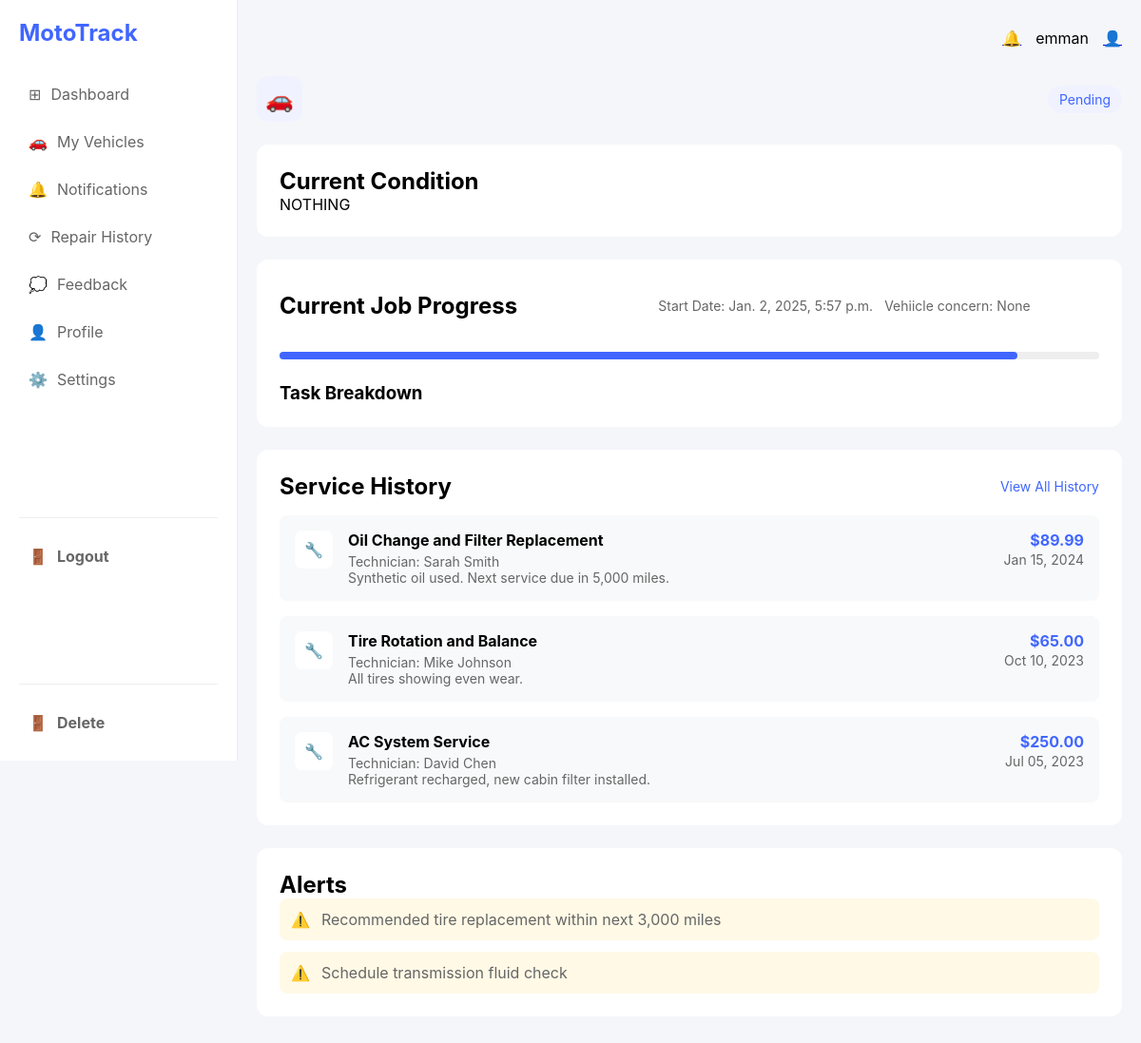
The page /vehicles/vehicle-details/3 (signed in) on the database as committed earlier.
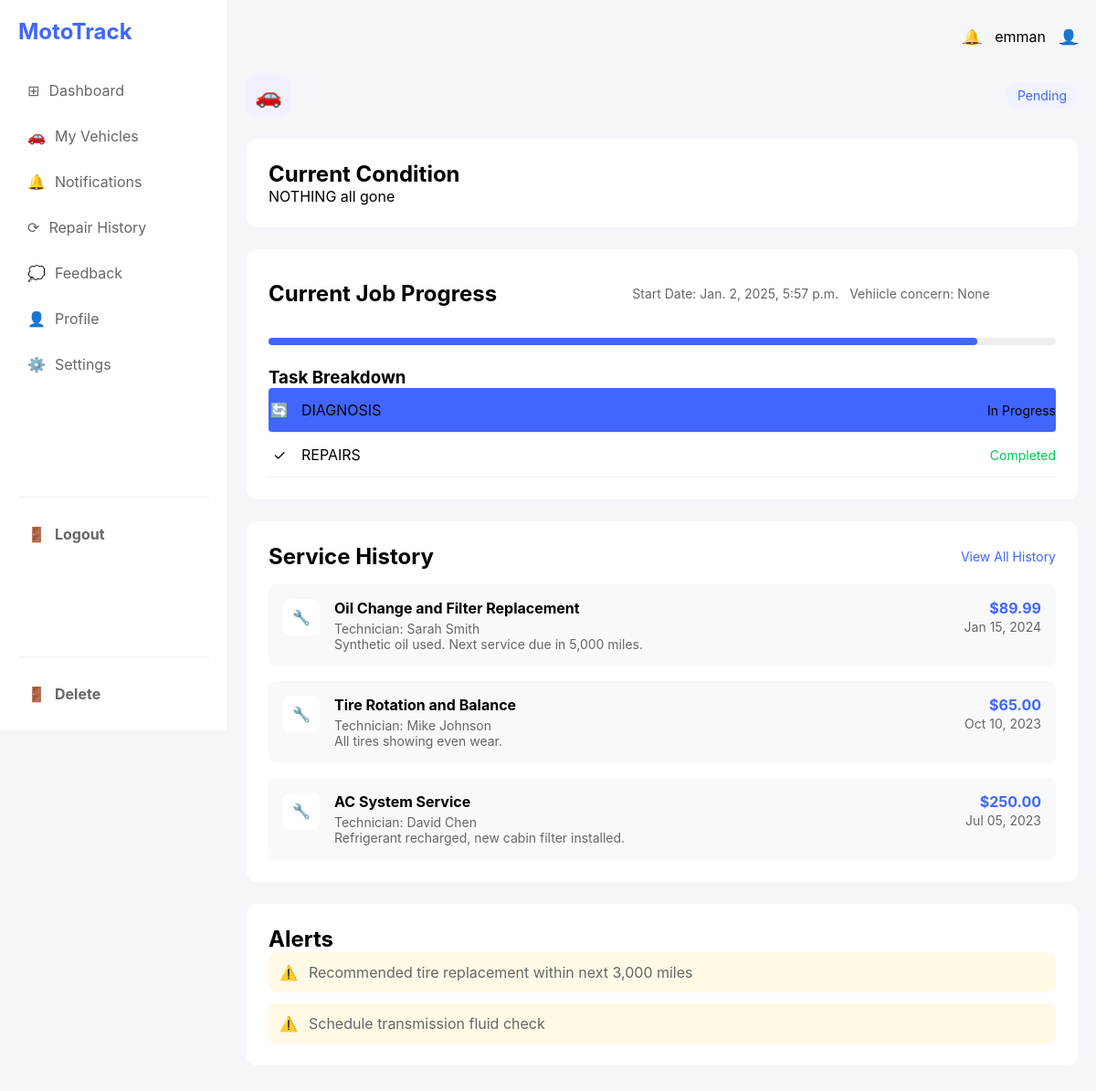
The same page on the database as committed later.
### vehicles/models.py (models this page shows, shortened)
class Vehicle(models.Model):
    owner = models.ForeignKey(settings.AUTH_USER_MODEL, on_delete=models.CASCADE, related_name="vehicles")
    registration_number = models.CharField(max_length=50, unique=True)
    make = models.CharField(max_length=100)
    model = models.CharField(max_length=100)
    vin = models.CharField(max_length=100)
    plate = models.CharField(max_length=50)
    year = models.PositiveIntegerField()
    color = models.CharField(max_length=50)
    condition = models.TextField(max_length=500)
    concern = models.TextField(default='None', max_length=1000)
    status = models.CharField(max_length=50, choices=STATUS_CHOICES, default='Pending')
    progress = models.PositiveIntegerField(default=0)
    created_at = models.DateTimeField(auto_now_add=True)
    updated_at = models.DateTimeField(auto_now=True)

class Tasks(models.Model):
    vehicle = models.ForeignKey(Vehicle, on_delete=models.CASCADE, related_name='tasks')
    name = models.CharField(max_length=200)
    description = models.TextField(null=True, blank=True)
    status = models.CharField(max_length=255, choices=STATUS_CHOICES, default='Pending')
    created_at = models.DateTimeField(auto_now_add=True)
    updated_at = models.DateTimeField(auto_now=True)

### vehicles/views.py (the view)
# urls.py: path('vehicle-details/<str:pk>', views.userVehiclesDetails, name='vehicles-details'),
@login_required(login_url='login')
@role_required('customer')
def userVehiclesDetails(request, pk):
    vehicle = Vehicle.objects.get(id=pk)
    tasks = vehicle.tasks.all()
    context = {'vehicle': vehicle, 'tasks': tasks}
    return render(request, 'vehicle-details.html', context)

### users/views.py (called while the page is built)
def role_required(required_role):
    def decorator(view_func):
        @wraps(view_func)
        def _wrapped_view(request, *args, **kwargs):
            if request.user.is_authenticated and request.user.customerprofile.role == required_role:
                return view_func(request, *args, **kwargs)
            return HttpResponseForbidden("You do not have permission to access this page.")
        return _wrapped_view
    return decorator

### templates/vehicle-details.html (shortened to what the changed rows need)
{% extends 'user-main.html' %}
{% load static %}
{% block styles %}
    {{ block.super }}
    <link rel="stylesheet" href="{% static 'styles/vehicle-details.css' %}">
{% endblock %}
{% block content %}
<div class="vehicle-details">
    <div class="vehicle-header">
        <div class="vehicle-info">
            <div class="vehicle-icon">🚗</div>
        </div>
        <span class="status-badge">{{ vehicle.status }}</span>
    </div>
    <div class="content-grid">
        <div class="main-section">
            <div class="card">
                <h2>Current Condition</h2>
                <p>{{ vehicle.condition }}</p>
            </div>
            <div class="card">
                <div class="card-header">
                    <h2>Current Job Progress</h2>
                    <div class="progress-info">
                        <div class="progress-detail">
                            <span>Start Date: {{ vehicle.created_at }}</span>
                            <span>Vehiicle concern: {{ vehicle.concern }}</span>
                        </div>
                    </div>
                </div>
                <div class="task-list">
                    {% for task in tasks %}
                        <div class="task-item {{ task.status|lower }}">
                            {% if task.status == "Completed" %}
                                <span class="task-icon">✓</span>
                            {% elif task.status == "In Progress" %}
                                <span class="task-icon">🔄</span>
                            {% else %}
                                <span class="task-icon">⭕</span>
                            {% endif %}
                            <span class="task-name">{{ task.name }}</span>
                            <span class="task-status">{{ task.status }}</span>
                        </div>
                    {% endfor %}
                </div>
            </div>
            <div class="card">
                <div class="card-header">
                    <h2>Service History</h2>
                </div>
            </div>
        </div>
        <div class="sidebar-section">
            <div class="card">
                <h2>Alerts</h2>
            </div>
        </div>
    </div>
</div>
{% endblock content %}

Rows that differ between the two databases and show on the page:
changed Vehicle "Pending": condition "NOTHING" → "NOTHING all gone"
added Tasks: name "DIAGNOSIS", status "In Progress"
added Tasks: name "REPAIRS", status "Completed"
